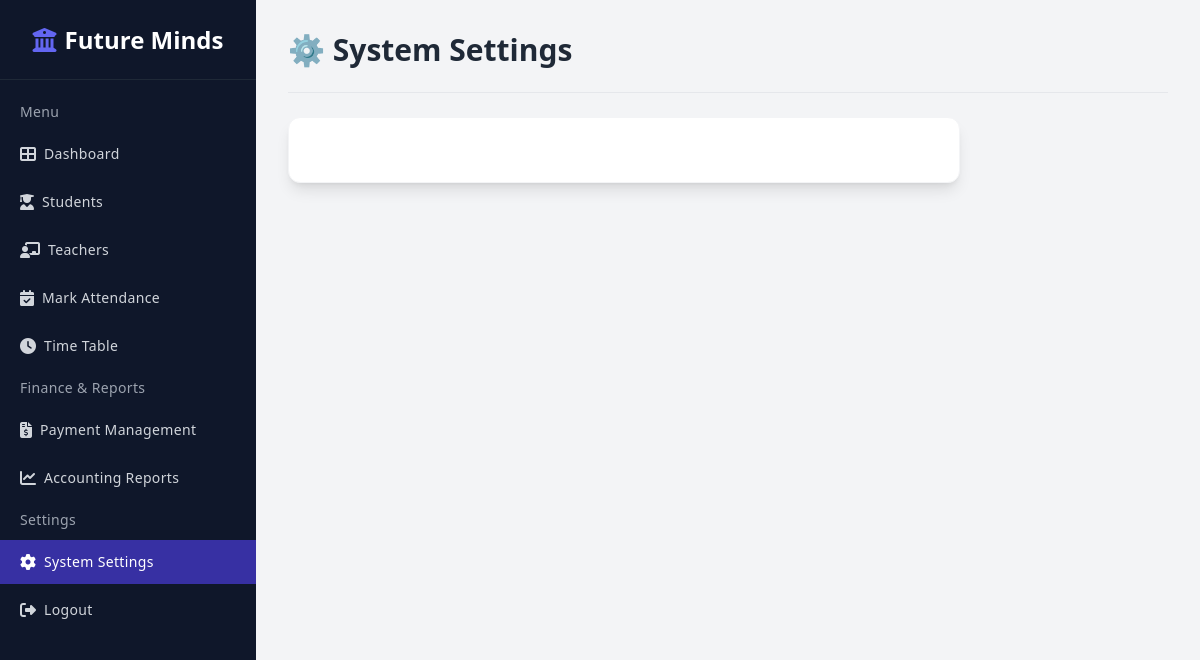
The app's page /admin/settings.php (signed in), older data.
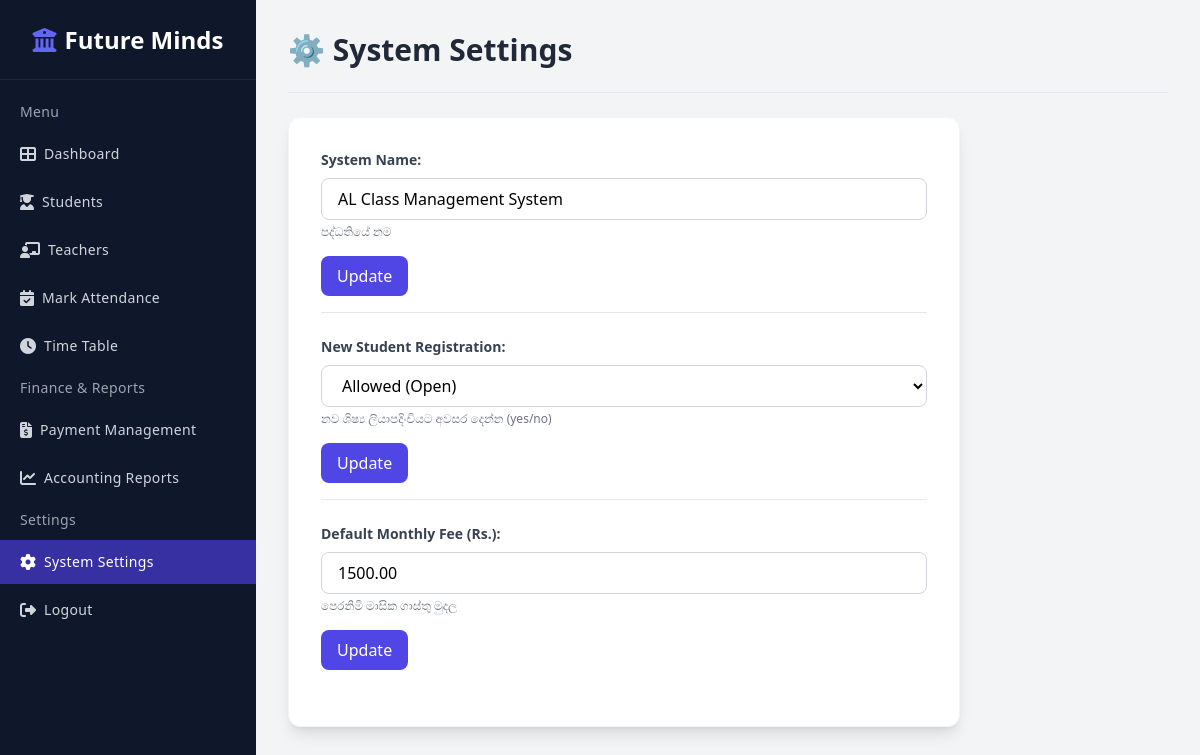
The same page, newer data.
### tables this page shows
CREATE TABLE `system_settings` (
  `setting_key` varchar(50) NOT NULL,
  `setting_value` varchar(255) NOT NULL,
  `description` varchar(255) DEFAULT NULL
);

### admin/settings.php (the view, shortened to what this page needs)
<?php
include('db_con.php');
$settings = [];
$settings_query = "SELECT setting_key, setting_value, description FROM system_settings";
$settings_result = $conn->query($settings_query);
if ($settings_result && $settings_result->num_rows > 0) {
    while($row = $settings_result->fetch_assoc()) {
        $settings[$row['setting_key']] = $row;
    }
}
?>
<!DOCTYPE html>
<html lang="en">
<head>
    <script src="https://cdn.tailwindcss.com"></script>
    <link rel="stylesheet" href="https://cdnjs.cloudflare.com/ajax/libs/font-awesome/6.4.0/css/all.min.css">
</head>
<body class="bg-gray-100 font-sans antialiased">
    <div class="flex">
        <?php include('includes/sidebar.php'); ?>
        <div class="ml-64 flex-1">
            <main class="p-8">
                <h1 class="text-3xl font-bold text-gray-800 mb-6">⚙️ System Settings</h1>
                <hr class="mb-6">
                <div class="w-full max-w-2xl bg-white rounded-xl shadow-lg border border-gray-100 p-8">
                    <?php if (isset($settings['system_name'])): ?>
                    <form method="POST" action="settings.php" class="mb-6 border-b pb-4">
                        <label for="system_name" class="block text-sm font-bold text-gray-700 mb-2">System Name:</label>
                        <input type="text" id="system_name" name="setting_value" value="<?php echo htmlspecialchars($settings['system_name']['setting_value']); ?>" required
                               class="w-full px-4 py-2 border border-gray-300 rounded-lg focus:ring-indigo-500 focus:border-indigo-500">
                        <p class="text-xs text-gray-500 mt-1"><?php echo htmlspecialchars($settings['system_name']['description']); ?></p>
                        <button type="submit" class="mt-4 px-4 py-2 bg-indigo-600 text-white font-medium rounded-lg hover:bg-indigo-700 transition">Update</button>
                    </form>
                    <?php endif; ?>
                    <?php if (isset($settings['allow_registration'])): ?>
                    <form method="POST" action="settings.php" class="mb-6 border-b pb-4">
                        <label for="allow_registration" class="block text-sm font-bold text-gray-700 mb-2">New Student Registration:</label>
                        <select id="allow_registration" name="setting_value" required
                                class="w-full px-4 py-2 border border-gray-300 rounded-lg focus:ring-indigo-500 focus:border-indigo-500 bg-white">
                            <option value="yes" <?php echo $settings['allow_registration']['setting_value'] == 'yes' ? 'selected' : ''; ?>>Allowed (Open)</option>
                        </select>
                        <p class="text-xs text-gray-500 mt-1"><?php echo htmlspecialchars($settings['allow_registration']['description']); ?></p>
                        <button type="submit" class="mt-4 px-4 py-2 bg-indigo-600 text-white font-medium rounded-lg hover:bg-indigo-700 transition">Update</button>
                    </form>
                    <?php endif; ?>
                    <?php if (isset($settings['monthly_fee_default'])): ?>
                    <form method="POST" action="settings.php" class="mb-6">
                        <label for="monthly_fee_default" class="block text-sm font-bold text-gray-700 mb-2">Default Monthly Fee (Rs.):</label>
                        <input type="number" id="monthly_fee_default" name="setting_value" value="<?php echo htmlspecialchars($settings['monthly_fee_default']['setting_value']); ?>" step="0.01" min="0" required
                               class="w-full px-4 py-2 border border-gray-300 rounded-lg focus:ring-indigo-500 focus:border-indigo-500">
                        <p class="text-xs text-gray-500 mt-1"><?php echo htmlspecialchars($settings['monthly_fee_default']['description']); ?></p>
                        <button type="submit" class="mt-4 px-4 py-2 bg-indigo-600 text-white font-medium rounded-lg hover:bg-indigo-700 transition">Update</button>
                    </form>
                    <?php endif; ?>
                </div>
            </main>
        </div>
    </div>
</body>
</html>

### admin/includes/sidebar.php
<?php
$current_page = basename($_SERVER['PHP_SELF']);
?>
<div class="fixed left-0 top-0 w-64 h-full bg-slate-900 text-white transition-all duration-300 z-50 sidebar-menu">
    <div class="flex items-center justify-center h-20 border-b border-gray-800">
        <div class="text-2xl font-bold text-white flex items-center gap-2">
            <i class="fas fa-university text-indigo-500"></i>
            <span>Future Minds</span>
        </div>
    </div>
    <div class="overflow-y-auto overflow-x-hidden flex-grow">
        <ul class="flex flex-col py-4 space-y-1">
            <li class="px-5">
                <div class="flex flex-row items-center h-8">
                    <div class="text-sm font-light tracking-wide text-gray-400">Menu</div>
                </div>
            </li>
            <li>
                <a href="index.php"
                    class="relative flex flex-row items-center h-11 focus:outline-none hover:bg-indigo-600 text-gray-300 hover:text-white border-l-4 border-transparent hover:border-indigo-400 pr-6 <?php echo ($current_page == 'index.php') ? 'bg-indigo-800 text-white border-indigo-500' : ''; ?>">
                    <span class="inline-flex justify-center items-center ml-4">
                        <i class="fas fa-th-large"></i>
                    </span>
                    <span class="ml-2 text-sm tracking-wide truncate">Dashboard</span>
                </a>
            </li>
            <li>
                <a href="student.php"
                    class="relative flex flex-row items-center h-11 focus:outline-none hover:bg-indigo-600 text-gray-300 hover:text-white border-l-4 border-transparent hover:border-indigo-400 pr-6 <?php echo ($current_page == 'student.php' || $current_page == 'student_status.php') ? 'bg-indigo-800 text-white border-indigo-500' : ''; ?>">
                    <span class="inline-flex justify-center items-center ml-4">
                        <i class="fas fa-user-graduate"></i>
                    </span>
                    <span class="ml-2 text-sm tracking-wide truncate">Students</span>
                </a>
            </li>
            <li>
                <a href="teachers.php"
                    class="relative flex flex-row items-center h-11 focus:outline-none hover:bg-indigo-600 text-gray-300 hover:text-white border-l-4 border-transparent hover:border-indigo-400 pr-6 <?php echo ($current_page == 'teachers.php' || $current_page == 'add_teacher.php' || $current_page == 'edit_teacher.php' || $current_page == 'delete_teacher.php') ? 'bg-indigo-800 text-white border-indigo-500' : ''; ?>">
                    <span class="inline-flex justify-center items-center ml-4">
                        <i class="fas fa-chalkboard-teacher"></i>
                    </span>
                    <span class="ml-2 text-sm tracking-wide truncate">Teachers</span>
                </a>
            </li>
            <li>
                <a href="mark_attendance.php"
                    class="relative flex flex-row items-center h-11 focus:outline-none hover:bg-indigo-600 text-gray-300 hover:text-white border-l-4 border-transparent hover:border-indigo-400 pr-6 <?php echo ($current_page == 'mark_attendance.php') ? 'bg-indigo-800 text-white border-indigo-500' : ''; ?>">
                    <span class="inline-flex justify-center items-center ml-4">
                        <i class="fas fa-calendar-check"></i>
                    </span>
                    <span class="ml-2 text-sm tracking-wide truncate">Mark Attendance</span>
                </a>
            </li>
            <li>
                <a href="timetable.php"
                    class="relative flex flex-row items-center h-11 focus:outline-none hover:bg-indigo-600 text-gray-300 hover:text-white border-l-4 border-transparent hover:border-indigo-400 pr-6 <?php echo ($current_page == 'timetable.php' || $current_page == 'add_timetable.php' || $current_page == 'edit_timetable.php') ? 'bg-indigo-800 text-white border-indigo-500' : ''; ?>">
                    <span class="inline-flex justify-center items-center ml-4">
                        <i class="fas fa-clock"></i>
                    </span>
                    <span class="ml-2 text-sm tracking-wide truncate">Time Table</span>
                </a>
            </li>
            <li class="px-5 mt-5">
                <div class="flex flex-row items-center h-8">
                    <div class="text-sm font-light tracking-wide text-gray-400">Finance & Reports</div>
                </div>
            </li>
            <li>
                <a href="payments.php"
                    class="relative flex flex-row items-center h-11 focus:outline-none hover:bg-indigo-600 text-gray-300 hover:text-white border-l-4 border-transparent hover:border-indigo-400 pr-6 <?php echo ($current_page == 'payments.php') ? 'bg-indigo-800 text-white border-indigo-500' : ''; ?>">
                    <span class="inline-flex justify-center items-center ml-4">
                        <i class="fas fa-file-invoice-dollar"></i>
                    </span>
                    <span class="ml-2 text-sm tracking-wide truncate">Payment Management</span>
                </a>
            </li>
            <li>
                <a href="accounting.php"
                    class="relative flex flex-row items-center h-11 focus:outline-none hover:bg-indigo-600 text-gray-300 hover:text-white border-l-4 border-transparent hover:border-indigo-400 pr-6 <?php echo ($current_page == 'accounting.php') ? 'bg-indigo-800 text-white border-indigo-500' : ''; ?>">
                    <span class="inline-flex justify-center items-center ml-4">
                        <i class="fas fa-chart-line"></i>
                    </span>
                    <span class="ml-2 text-sm tracking-wide truncate">Accounting Reports</span>
                </a>
            </li>
            <li class="px-5 mt-5">
                <div class="flex flex-row items-center h-8">
                    <div class="text-sm font-light tracking-wide text-gray-400">Settings</div>
                </div>
            </li>
            <li>
                <a href="settings.php"
                    class="relative flex flex-row items-center h-11 focus:outline-none hover:bg-indigo-600 text-gray-300 hover:text-white border-l-4 border-transparent hover:border-indigo-400 pr-6 <?php echo ($current_page == 'settings.php') ? 'bg-indigo-800 text-white border-indigo-500' : ''; ?>">
                    <span class="inline-flex justify-center items-center ml-4">
                        <i class="fas fa-cog"></i>
                    </span>
                    <span class="ml-2 text-sm tracking-wide truncate">System Settings</span>
                </a>
            </li>
            <li>
                <a href="logout.php"
                    class="relative flex flex-row items-center h-11 focus:outline-none hover:bg-red-600 text-gray-300 hover:text-white border-l-4 border-transparent hover:border-red-400 pr-6">
                    <span class="inline-flex justify-center items-center ml-4">
                        <i class="fas fa-sign-out-alt"></i>
                    </span>
                    <span class="ml-2 text-sm tracking-wide truncate">Logout</span>
                </a>
            </li>
        </ul>
    </div>
</div>

Row changes from the older to the newer data that the page shows:
added system_settings: setting_value "AL Class Management System", description "පද්ධතියේ නම"
added system_settings: setting_value "Allowed (Open)", description "නව ශිෂ්‍ය ලියාපදිංචියට අවසර දෙන්න (yes/no)"
added system_settings: setting_value "1500.00", description "පෙරනිමි මාසික ගාස්තු මුදල"
Text that changed along with them:
text now shown: "System Name: Update New Student Registration: Update Default Monthly Fee (Rs.): Update"
